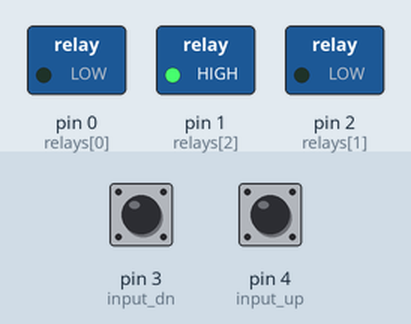
This sketch was run on a simulated Arduino Uno, built with avr-gcc and run on an emulated ATmega328P. Shown: switched loads named in the sketch (green lamp = pin HIGH). Inputs (shaded band) come from the test bench; at power-on: pin 3 (input_dn) HIGH, pin 4 (input_up) HIGH.

Above: at 1.2 s.
1.3 s: pin 3 (input_dn) pulled LOW for 0.15 s
At 1.8 s:
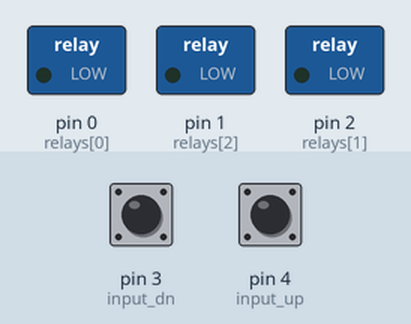
2.9 s: pin 3 (input_dn) pulled LOW for 1 s
At 4.2 s:
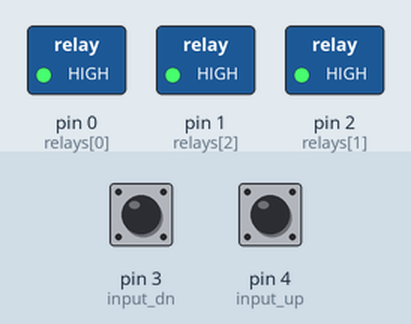
5.4 s: pin 3 (input_dn) pulled LOW for 3.2 s
At 6.2 s:
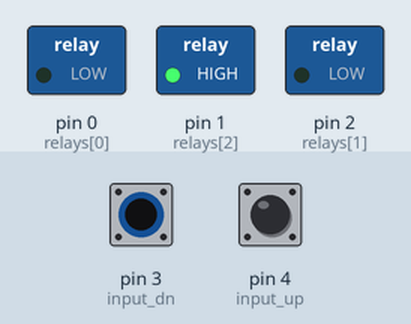
10.1 s: pin 4 (input_up) pulled LOW for 0.15 s
At 10.9 s:
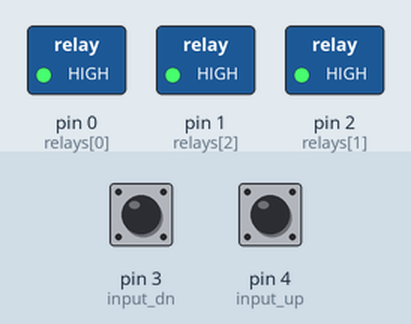
Timing chart, 0 to 12.7 s (numbered marks = the images above; inputs shaded):
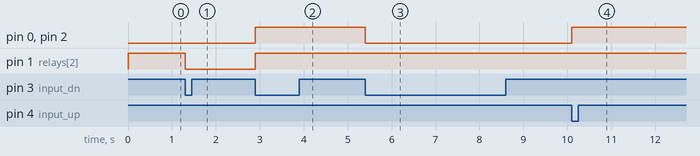

The sketch:

pedal-controller-afi-attiny44.ino
```cpp
#include <Arduino.h>

int input_up = 4;
int input_dn = 3;
int relays[3] = {0, 2, 1};

#define MODES_LENGTH 3
#define RELAYS_LENGTH 3
int modes[MODES_LENGTH][RELAYS_LENGTH] = {
  {LOW, LOW, HIGH}, // clean
  {HIGH, HIGH, HIGH}, // crunch
  {LOW, LOW, LOW}   // solo
};

int mode;


void setup() {
  //Serial.begin(9600);
  pinMode(input_up, INPUT_PULLUP);
  pinMode(input_dn, INPUT_PULLUP);
  for (int i = 0; i < RELAYS_LENGTH; i++) {
    //Serial.println(relays[i]);
    pinMode(relays[i], OUTPUT);
  }
  mode = 0;
  set_mode(mode);
  //Serial.println("Initialized!");
}


void set_mode(int mode) {
  //Serial.println("Mode: " + mode);
  for (int i = 0; i < RELAYS_LENGTH; i++) {
    //Serial.print(modes[mode][i]);
    digitalWrite(relays[i], modes[mode][i]);
  }
  //Serial.println();
}

int input_up_state_last = HIGH, input_up_state, input_dn_state_last = HIGH, input_dn_state;
void loop() {
  // read the pushbuttons input pins
  input_up_state = digitalRead(input_up);
  input_dn_state = digitalRead(input_dn);
  if (input_up_state != input_up_state_last and input_up_state == LOW) {
    //Serial.println("UP pushed");
    mode++;
    mode = mode % (MODES_LENGTH);
    set_mode(mode);
  }
  if (input_dn_state != input_dn_state_last and input_dn_state == LOW) {
    //Serial.println("DOWN pushed");
    mode--;
    if (mode < 0) mode = MODES_LENGTH - 1;
    set_mode(mode);
  }
  input_up_state_last = input_up_state;
  input_dn_state_last = input_dn_state;
}
```

Measured:
- after the input at 1.3 s, pin 1 (relays[2]): HIGH → LOW at once
- after the input at 2.9 s, pin 0 (relays[0]), pin 1 (relays[2]), pin 2 (relays[1]): LOW → HIGH at once
- after the input at 5.4 s, pin 0 (relays[0]), pin 2 (relays[1]): HIGH → LOW at once
- after the input at 10.1 s, pin 0 (relays[0]), pin 2 (relays[1]): LOW → HIGH at once
